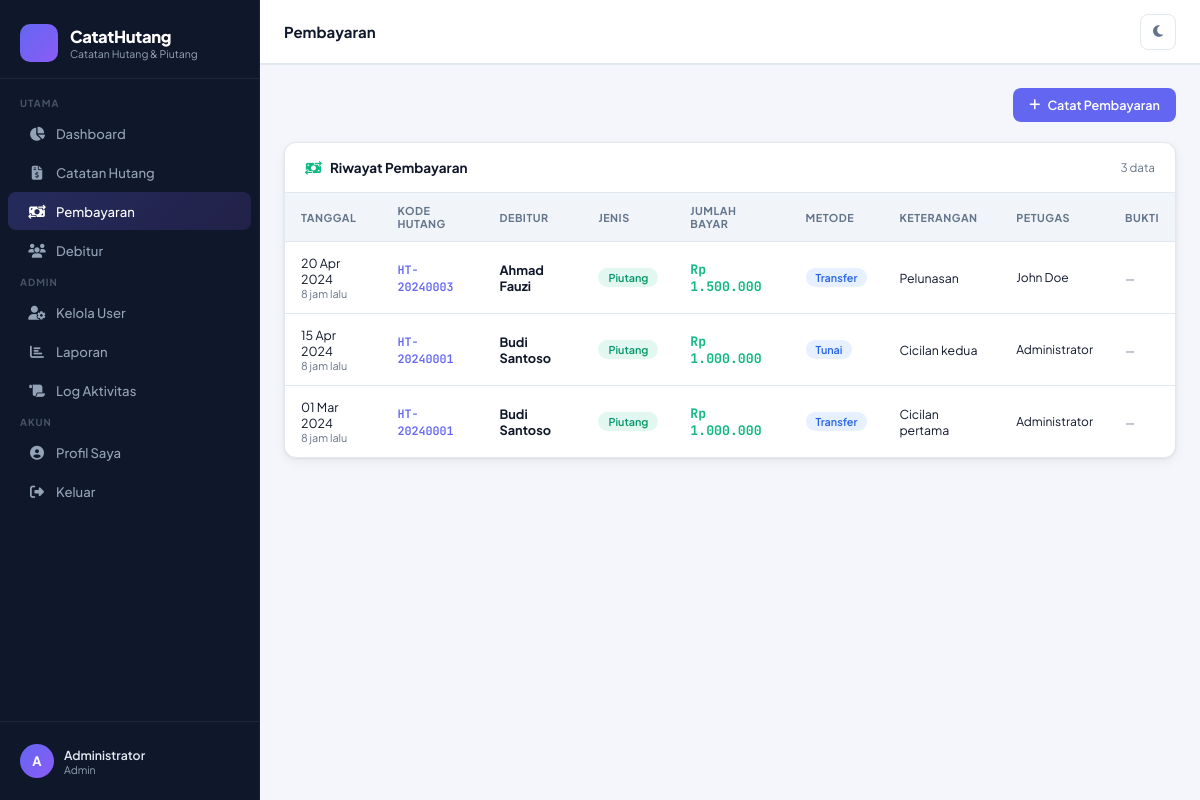
Page /pembayaran.php (signed in) on the committed database.
### tables this page shows
CREATE TABLE `users` (
  `id` INT UNSIGNED NOT NULL AUTO_INCREMENT,
  `nama` VARCHAR(100) NOT NULL,
  `username` VARCHAR(50) NOT NULL UNIQUE,
  `email` VARCHAR(150) NOT NULL UNIQUE,
  `password` VARCHAR(255) NOT NULL,
  `role` ENUM('admin','user') NOT NULL DEFAULT 'user',
  `avatar` MEDIUMTEXT NULL COMMENT 'Base64 encoded image',
  `is_active` TINYINT(1) NOT NULL DEFAULT 1,
  `created_at` DATETIME NOT NULL DEFAULT CURRENT_TIMESTAMP,
  `updated_at` DATETIME NOT NULL DEFAULT CURRENT_TIMESTAMP ON UPDATE CURRENT_TIMESTAMP,
  PRIMARY KEY (`id`)
);

CREATE TABLE `pembayaran` (
  `id` INT UNSIGNED NOT NULL AUTO_INCREMENT,
  `hutang_id` INT UNSIGNED NOT NULL,
  `user_id` INT UNSIGNED NOT NULL COMMENT 'User yang mencatat pembayaran',
  `jumlah_bayar` DECIMAL(15,2) NOT NULL,
  `tanggal_bayar` DATE NOT NULL,
  `metode` ENUM('tunai','transfer','qris','lainnya') NOT NULL DEFAULT 'tunai',
  `keterangan` TEXT NULL,
  `bukti_gambar` LONGTEXT NULL COMMENT 'Base64 encoded bukti transfer/pembayaran',
  `created_at` DATETIME NOT NULL DEFAULT CURRENT_TIMESTAMP,
  PRIMARY KEY (`id`),
  FOREIGN KEY (`hutang_id`) REFERENCES `hutang`(`id`) ON DELETE CASCADE,
  FOREIGN KEY (`user_id`) REFERENCES `users`(`id`) ON DELETE CASCADE
);

CREATE TABLE `hutang` (
  `id` INT UNSIGNED NOT NULL AUTO_INCREMENT,
  `kode` VARCHAR(20) NOT NULL UNIQUE COMMENT 'Kode unik misal HT-20240001',
  `user_id` INT UNSIGNED NOT NULL COMMENT 'User pemilik catatan',
  `debitur_id` INT UNSIGNED NOT NULL,
  `jenis` ENUM('hutang','piutang') NOT NULL DEFAULT 'hutang' COMMENT 'hutang=kita berhutang, piutang=orang lain berhutang ke kita',
  `jumlah` DECIMAL(15,2) NOT NULL,
  `sisa` DECIMAL(15,2) NOT NULL COMMENT 'Sisa hutang yang belum dibayar',
  `keterangan` TEXT NULL,
  `tanggal_hutang` DATE NOT NULL,
  `jatuh_tempo` DATE NULL,
  `status` ENUM('belum_lunas','lunas','macet') NOT NULL DEFAULT 'belum_lunas',
  `bukti_gambar` LONGTEXT NULL COMMENT 'Base64 encoded image bukti hutang',
  `created_at` DATETIME NOT NULL DEFAULT CURRENT_TIMESTAMP,
  `updated_at` DATETIME NOT NULL DEFAULT CURRENT_TIMESTAMP ON UPDATE CURRENT_TIMESTAMP,
  PRIMARY KEY (`id`),
  FOREIGN KEY (`user_id`) REFERENCES `users`(`id`) ON DELETE CASCADE,
  FOREIGN KEY (`debitur_id`) REFERENCES `debitur`(`id`) ON DELETE CASCADE
);

CREATE TABLE `debitur` (
  `id` INT UNSIGNED NOT NULL AUTO_INCREMENT,
  `user_id` INT UNSIGNED NOT NULL COMMENT 'Pemilik catatan (admin/user pembuat)',
  `nama` VARCHAR(100) NOT NULL,
  `telepon` VARCHAR(20) NULL,
  `alamat` TEXT NULL,
  `catatan` TEXT NULL,
  `created_at` DATETIME NOT NULL DEFAULT CURRENT_TIMESTAMP,
  `updated_at` DATETIME NOT NULL DEFAULT CURRENT_TIMESTAMP ON UPDATE CURRENT_TIMESTAMP,
  PRIMARY KEY (`id`),
  FOREIGN KEY (`user_id`) REFERENCES `users`(`id`) ON DELETE CASCADE
);

### config/helpers.php (called while the page is built, shortened)
<?php
require_once __DIR__ . '/database.php';
function isLoggedIn(): bool {
    return isset($_SESSION['user_id']) && !empty($_SESSION['user_id']);
}
function isAdmin(): bool {
    return isLoggedIn() && ($_SESSION['role'] ?? '') === 'admin';
}
function currentUser(): array {
    $id = (int)$_SESSION['user_id'];
    $stmt = db()->prepare("SELECT id, nama, username, email, role, avatar FROM users WHERE id = ?");
    $stmt->bind_param('i', $id);
    $stmt->execute();
    return $stmt->get_result()->fetch_assoc() ?? [];
}
function formatRupiah(float $amount): string {
    return 'Rp ' . number_format($amount, 0, ',', '.');
}
function formatDate(string $date): string {
    return date('d M Y', strtotime($date));
}
function timeAgo(string $dt): string {
    $diff = time() - strtotime($dt);
    if ($diff < 86400) return floor($diff/3600) . ' jam lalu';
    return floor($diff/86400) . ' hari lalu';
}
function h(string $str): string {
    return htmlspecialchars($str, ENT_QUOTES, 'UTF-8');
}

### config/database.php (called while the page is built, shortened)
<?php
class Database {
    private static $instance = null;
    private $conn;
    private function __construct() {
        $this->conn = new mysqli(DB_HOST, DB_USER, DB_PASS, DB_NAME);
        $this->conn->set_charset(DB_CHARSET);
    }
    public static function getInstance(): Database {
        if (self::$instance === null) {
            self::$instance = new Database();
        }
        return self::$instance;
    }
    public function getConn(): mysqli {
        return $this->conn;
    }
}
function db(): mysqli {
    return Database::getInstance()->getConn();
}

### pembayaran.php (the view, shortened to what this page needs)
<?php
require_once 'config/helpers.php';
$pageTitle = 'Pembayaran';
$uid   = (int)$_SESSION['user_id'];
$isAdm = isAdmin();
$page    = max(1, (int)($_GET['page'] ?? 1));
$perPage = 15;
$whereP  = $isAdm ? '1=1' : "h.user_id = $uid";
$total   = (int)db()->query("SELECT COUNT(*) as c FROM pembayaran p JOIN hutang h ON p.hutang_id=h.id WHERE $whereP")->fetch_assoc()['c'];
$offset  = ($page - 1) * $perPage;
$rows = db()->query("SELECT p.*, h.kode, h.jenis, d.nama as debitur_nama, u.nama as petugas FROM pembayaran p JOIN hutang h ON p.hutang_id=h.id JOIN debitur d ON h.debitur_id=d.id JOIN users u ON p.user_id=u.id WHERE $whereP ORDER BY p.tanggal_bayar DESC, p.created_at DESC LIMIT $perPage OFFSET $offset");
require_once 'includes/header.php';
?>
<div style="display:flex;justify-content:space-between;align-items:center;margin-bottom:20px;flex-wrap:wrap;gap:12px">
  <button class="btn btn-primary" onclick="openModal('modalBayar')"><i class="fa-solid fa-plus"></i>Catat Pembayaran</button>
</div>
<div class="card">
  <div class="card-header">
    <span class="card-title"><i class="fa-solid fa-money-bill-transfer" style="color:var(--success);margin-right:8px"></i>Riwayat Pembayaran</span>
    <span style="font-size:.78rem;color:var(--text-muted)"><?= $total ?> data</span>
  </div>
  <div class="table-responsive">
    <table>
      <thead><tr>
        <th>Tanggal</th><th>Kode Hutang</th><th>Debitur</th><th>Jenis</th>
        <th>Jumlah Bayar</th><th>Metode</th><th>Keterangan</th>
        <?php if ($isAdm): ?><th>Petugas</th><?php endif; ?>
        <th>Bukti</th>
      </tr></thead>
      <tbody>
      <?php if ($rows->num_rows === 0): ?>
        <tr><td colspan="9"><div class="empty-state"><i class="fa-solid fa-receipt"></i><h3>Belum ada riwayat</h3><p>Belum ada pembayaran yang tercatat.</p></div></td></tr>
      <?php else: while ($row = $rows->fetch_assoc()): ?>
        <tr>
          <td>
            <div style="font-size:.83rem"><?= formatDate($row['tanggal_bayar']) ?></div>
            <div style="font-size:.72rem;color:var(--text-muted)"><?= timeAgo($row['created_at']) ?></div>
          </td>
          <td><a href="detail_hutang.php?id=<?= $row['hutang_id'] ?>" style="font-family:var(--mono);font-size:.78rem;font-weight:600;color:var(--accent)"><?= h($row['kode']) ?></a></td>
          <td><strong><?= h($row['debitur_nama']) ?></strong></td>
          <td><?= $row['jenis']==='piutang' ? '<span class="badge badge-success">Piutang</span>' : '<span class="badge badge-danger">Hutang</span>' ?></td>
          <td style="font-family:var(--mono);font-weight:700;color:var(--success);font-size:.88rem"><?= formatRupiah($row['jumlah_bayar']) ?></td>
          <td><span class="badge badge-info"><?= ucfirst($row['metode']) ?></span></td>
          <td style="font-size:.82rem"><?= $row['keterangan'] ? h($row['keterangan']) : '—' ?></td>
          <?php if ($isAdm): ?><td style="font-size:.8rem"><?= h($row['petugas']) ?></td><?php endif; ?>
          <td>
            <?php if ($row['bukti_gambar']): ?>
              <img src="<?= $row['bukti_gambar'] ?>" class="img-preview" onclick="openLightbox(this.src)" style="width:50px;height:40px">
            <?php else: ?><span style="color:var(--text-muted);font-size:.75rem">—</span><?php endif; ?>
          </td>
        </tr>
      <?php endwhile; endif; ?>
      </tbody>
    </table>
  </div>
</div>
<?php require_once 'includes/footer.php'; ?>

### includes/header.php (shortened to what this page needs)
<!DOCTYPE html>
<html lang="id" data-theme="light">
<head>
<link rel="stylesheet" href="https://cdnjs.cloudflare.com/ajax/libs/font-awesome/6.5.0/css/all.min.css">
</head>
<body>
<div class="app-wrapper">
<aside class="sidebar" id="sidebar">
  <div class="sidebar-brand">
    <div class="brand-icon"><i class="fa-solid fa-book-open-cover"></i></div>
    <div>
      <div class="brand-name"><?= APP_NAME ?></div>
      <div class="brand-tagline">Catatan Hutang & Piutang</div>
    </div>
  </div>
  <nav class="sidebar-menu">
    <div class="menu-section">Utama</div>
    <a href="dashboard.php" class="sidebar-link <?= (basename($_SERVER['PHP_SELF']) === 'dashboard.php') ? 'active' : '' ?>">
      <span class="icon"><i class="fa-solid fa-chart-pie"></i></span> Dashboard
    </a>
    <a href="hutang.php" class="sidebar-link <?= (basename($_SERVER['PHP_SELF']) === 'hutang.php') ? 'active' : '' ?>">
      <span class="icon"><i class="fa-solid fa-file-invoice-dollar"></i></span> Catatan Hutang
    </a>
    <a href="pembayaran.php" class="sidebar-link <?= (basename($_SERVER['PHP_SELF']) === 'pembayaran.php') ? 'active' : '' ?>">
      <span class="icon"><i class="fa-solid fa-money-bill-transfer"></i></span> Pembayaran
    </a>
    <a href="debitur.php" class="sidebar-link <?= (basename($_SERVER['PHP_SELF']) === 'debitur.php') ? 'active' : '' ?>">
      <span class="icon"><i class="fa-solid fa-users"></i></span> Debitur
    </a>
    <?php if (isAdmin()): ?>
    <div class="menu-section">Admin</div>
    <a href="users.php" class="sidebar-link <?= (basename($_SERVER['PHP_SELF']) === 'users.php') ? 'active' : '' ?>">
      <span class="icon"><i class="fa-solid fa-user-gear"></i></span> Kelola User
    </a>
    <a href="laporan.php" class="sidebar-link <?= (basename($_SERVER['PHP_SELF']) === 'laporan.php') ? 'active' : '' ?>">
      <span class="icon"><i class="fa-solid fa-chart-bar"></i></span> Laporan
    </a>
    <a href="log.php" class="sidebar-link <?= (basename($_SERVER['PHP_SELF']) === 'log.php') ? 'active' : '' ?>">
      <span class="icon"><i class="fa-solid fa-scroll"></i></span> Log Aktivitas
    </a>
    <?php endif; ?>
    <div class="menu-section">Akun</div>
    <a href="profil.php" class="sidebar-link <?= (basename($_SERVER['PHP_SELF']) === 'profil.php') ? 'active' : '' ?>">
      <span class="icon"><i class="fa-solid fa-circle-user"></i></span> Profil Saya
    </a>
    <a href="logout.php" class="sidebar-link" onclick="return confirm('Yakin ingin keluar?')">
      <span class="icon"><i class="fa-solid fa-right-from-bracket"></i></span> Keluar
    </a>
  </nav>
  <?php $me = currentUser(); ?>
  <div class="sidebar-footer">
    <a href="profil.php" class="user-card" style="text-decoration:none">
      <div class="user-avatar">
        <?php if (!empty($me['avatar'])): ?>
          <img src="<?= $me['avatar'] ?>" alt="">
        <?php else: ?>
          <?= strtoupper(substr($me['nama'] ?? 'U', 0, 1)) ?>
        <?php endif; ?>
      </div>
      <div class="user-info">
        <div class="user-name"><?= h($me['nama'] ?? '') ?></div>
        <div class="user-role"><?= ucfirst($me['role'] ?? '') ?></div>
      </div>
    </a>
  </div>
</aside>
<div class="main-content">
  <header class="topbar">
    <div class="topbar-left">
      <div>
        <div class="page-title"><?= h($pageTitle ?? 'Dashboard') ?></div>
      </div>
    </div>
    <div class="topbar-right">
      <button class="topbar-btn" onclick="toggleTheme()" id="themeBtn" title="Toggle tema">
        <i class="fa-solid fa-moon" id="themeIcon"></i>
      </button>
    </div>
  </header>
  <main class="page-body">

### rows in the picture
users: nama "A", nama "Administrator", role "Admin"
pembayaran: tanggal_bayar "20 Apr 2024", created_at "8 jam lalu", hutang.kode "HT-20240003", debitur.nama "Ahmad Fauzi", jumlah_bayar "Rp 1.500.000", metode "Transfer", keterangan "Pelunasan", user.nama "John Doe"
pembayaran: tanggal_bayar "15 Apr 2024", created_at "8 jam lalu", hutang.kode "HT-20240001", debitur.nama "Budi Santoso", jumlah_bayar "Rp 1.000.000", metode "Tunai", keterangan "Cicilan kedua", user.nama "Administrator"
pembayaran: tanggal_bayar "01 Mar 2024", created_at "8 jam lalu", hutang.kode "HT-20240001", debitur.nama "Budi Santoso", jumlah_bayar "Rp 1.000.000", metode "Transfer", keterangan "Cicilan pertama", user.nama "Administrator"

### other values in the picture
APP_NAME "CatatHutang"
$pageTitle "Pembayaran"
$total "3"
